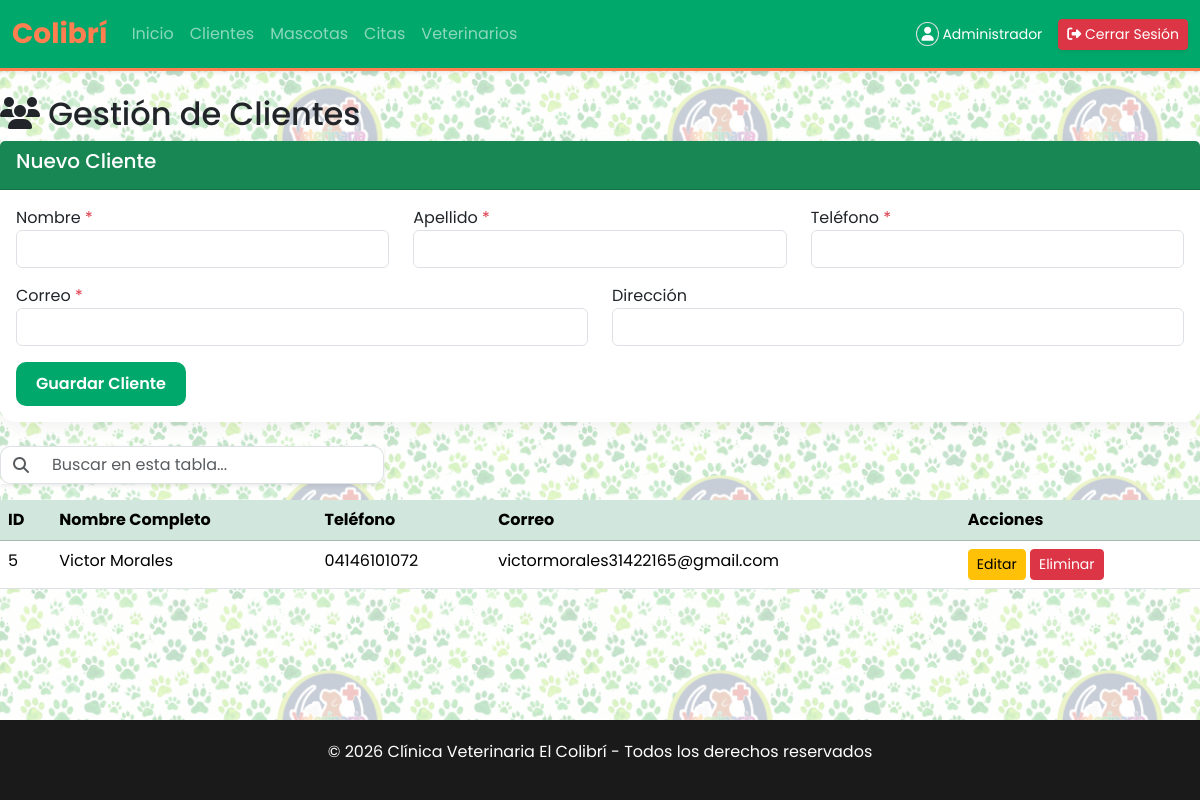
/pages/clientes.php (signed in), run on the app's committed database.
### tables this page shows
CREATE TABLE `cliente` (
  `id_cliente` int(11) NOT NULL,
  `nombre` varchar(100) NOT NULL,
  `apellido` varchar(100) NOT NULL,
  `direccion` varchar(255) DEFAULT NULL,
  `telefono` varchar(20) DEFAULT NULL,
  `correo` varchar(100) DEFAULT NULL
);

### pages/clientes.php (the view, shortened to what this page needs)
<?php
require '../includes/header.php';
$result = mysqli_query($con, "SELECT * FROM cliente ORDER BY apellido");
?>
<h2><i class="fas fa-users"></i> Gestión de Clientes</h2>
<div class="card mb-4">
    <div class="card-header bg-success text-white">
        <h5><?= isset($_GET['editar']) ? 'Editar Cliente' : 'Nuevo Cliente' ?></h5>
    </div>
    <div class="card-body">
        <form method="POST">
            <div class="row">
                <div class="col-md-4">
                    <label>Nombre <span class="text-danger">*</span></label>
                    <input type="text" name="nombre" class="form-control" value="<?= htmlspecialchars($row['nombre'] ?? '') ?>" required>
                </div>
                <div class="col-md-4">
                    <label>Apellido <span class="text-danger">*</span></label>
                    <input type="text" name="apellido" class="form-control" value="<?= htmlspecialchars($row['apellido'] ?? '') ?>" required>
                </div>
                <div class="col-md-4">
                    <label>Teléfono <span class="text-danger">*</span></label>
                    <input type="text" name="telefono" class="form-control" value="<?= htmlspecialchars($row['telefono'] ?? '') ?>" required>
                </div>
            </div>
            <div class="row mt-3">
                <div class="col-md-6">
                    <label>Correo <span class="text-danger">*</span></label>
                    <input type="email" name="correo" class="form-control" value="<?= htmlspecialchars($row['correo'] ?? '') ?>" required>
                </div>
                <div class="col-md-6">
                    <label>Dirección</label>
                    <input type="text" name="direccion" class="form-control" value="<?= htmlspecialchars($row['direccion'] ?? '') ?>">
                </div>
            </div>
            <button type="submit" name="<?= isset($_GET['editar']) ? 'actualizar' : 'crear' ?>" class="btn btn-success mt-3">
                <?= isset($_GET['editar']) ? 'Actualizar' : 'Guardar' ?> Cliente
            </button>
        </form>
    </div>
</div>
<div class="row mb-3">
    <div class="col-md-4">
        <div class="input-group shadow-sm">
            <span class="input-group-text bg-white border-end-0">
                <i class="fas fa-search text-muted"></i>
            </span>
            <input type="text" id="searchInput" class="form-control border-start-0" placeholder="Buscar en esta tabla...">
        </div>
    </div>
</div>
<table class="table table-hover">
    <thead class="table-success">
        <tr>
            <th>ID</th>
            <th>Nombre Completo</th>
            <th>Teléfono</th>
            <th>Correo</th>
            <th>Acciones</th>
        </tr>
    </thead>
    <tbody>
        <?php while ($row = mysqli_fetch_assoc($result)): ?>
        <tr>
            <td><?= $row['id_cliente'] ?></td>
            <td><?= htmlspecialchars($row['nombre'].' '.$row['apellido']) ?></td>
            <td><?= htmlspecialchars($row['telefono']) ?></td>
            <td><?= htmlspecialchars($row['correo']) ?></td>
            <td>
                <a href="?editar=<?= $row['id_cliente'] ?>" class="btn btn-warning btn-sm">Editar</a>
                <a href="?eliminar=<?= $row['id_cliente'] ?>" class="btn btn-danger btn-sm" onclick="return confirm('¿Eliminar?')">Eliminar</a>
            </td>
        </tr>
        <?php endwhile; ?>
    </tbody>
</table>
<?php require '../includes/footer.php'; ?>

### assets/css/style.css (style rules this page uses)
:root { --primary: #00A86B; --primary-dark: #008f5d; --accent: #FF7F50; --glass: rgba(255, 255, 255, 0.85); }
body { font-family: 'Poppins', sans-serif; background: url('../img/background.jpg') repeat !important; background-size: 390px !important; background-attachment: fixed !important; min-height: 100vh; display: flex; flex-direction: column; }
body::before { content: ""; position: fixed; top: 0; left: 0; width: 100%; height: 100%; background: rgba(255, 255, 255, 0.75); z-index: -1; }
.card { border: none !important; border-radius: 15px !important; box-shadow: 0 5px 15px rgba(0,0,0,0.05); transition: all 0.3s ease-in-out; }
.btn-success { background-color: var(--primary) !important; border: none; border-radius: 10px; padding: 10px 20px; font-weight: 600; transition: 0.3s; }
.input-group-text { border-radius: 10px 0 0 10px; }
#searchInput { border-radius: 0 10px 10px 0; }

### data on the page
cliente: id_cliente "5", nombre+apellido "Victor Morales", telefono "04146101072", correo "victormorales31422165@gmail.com"

### other printed values
$_SESSION['user']['nombre'] "Administrador"
